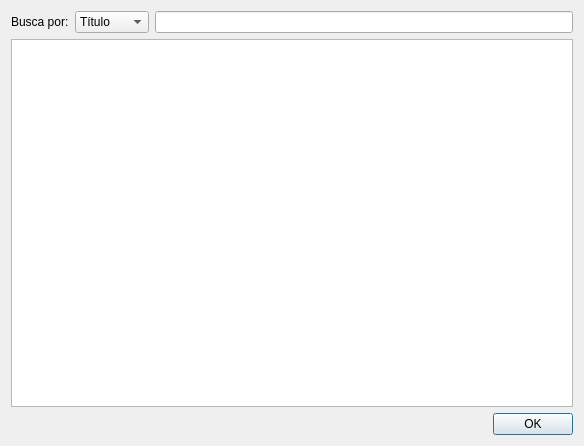
<?xml version="1.0" encoding="UTF-8"?>
<ui version="4.0">
 <class>BuscaDialog</class>
 <widget class="QDialog" name="BuscaDialog">
  <property name="geometry">
   <rect>
    <x>0</x>
    <y>0</y>
    <width>584</width>
    <height>446</height>
   </rect>
  </property>
  <property name="windowTitle">
   <string>Busca Libro</string>
  </property>
  <layout class="QVBoxLayout" name="verticalLayout">
   <item>
    <layout class="QHBoxLayout" name="horizontalLayout">
     <item>
      <widget class="QLabel" name="label">
       <property name="text">
        <string>Busca por:</string>
       </property>
      </widget>
     </item>
     <item>
      <widget class="QComboBox" name="comboBox">
       <item>
        <property name="text">
         <string>Título</string>
        </property>
       </item>
       <item>
        <property name="text">
         <string>Autor</string>
        </property>
       </item>
       <item>
        <property name="text">
         <string>Editorial</string>
        </property>
       </item>
      </widget>
     </item>
     <item>
      <widget class="QLineEdit" name="buscador"/>
     </item>
    </layout>
   </item>
   <item>
    <widget class="QTableView" name="resultado"/>
   </item>
   <item>
    <layout class="QHBoxLayout" name="horizontalLayout_2">
     <item>
      <spacer name="horizontalSpacer">
       <property name="orientation">
        <enum>Qt::Horizontal</enum>
       </property>
       <property name="sizeHint" stdset="0">
        <size>
         <width>40</width>
         <height>20</height>
        </size>
       </property>
      </spacer>
     </item>
     <item>
      <widget class="QPushButton" name="ok">
       <property name="text">
        <string>OK</string>
       </property>
       <property name="icon">
        <iconset resource="icons.qrc">
         <normaloff>:/accept.png</normaloff>:/accept.png</iconset>
       </property>
      </widget>
     </item>
    </layout>
   </item>
  </layout>
 </widget>
 <resources>
  <include location="icons.qrc"/>
 </resources>
 <connections/>
</ui>
